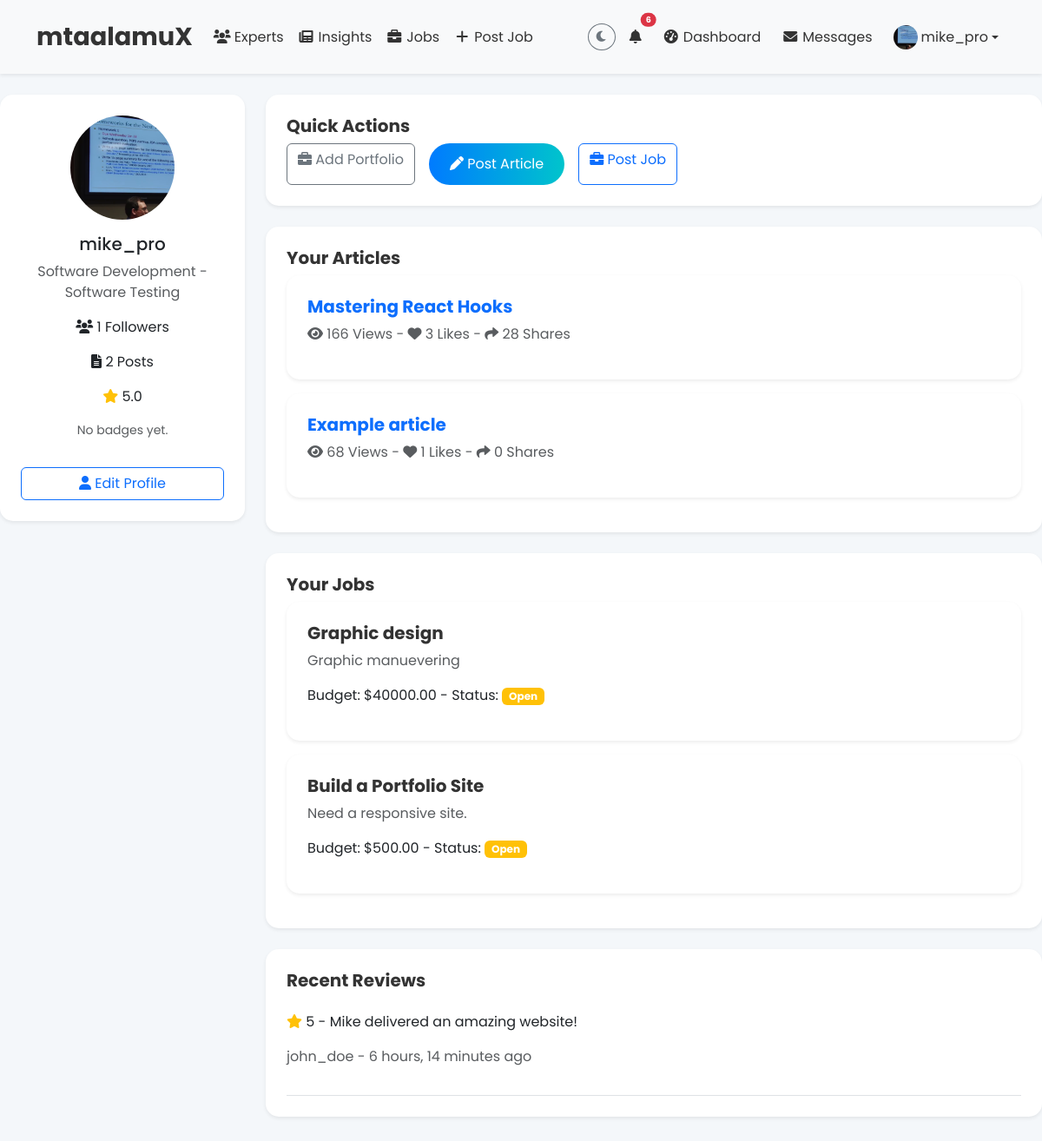
The page /accounts/dashboard/ (signed in) on the database as committed earlier.
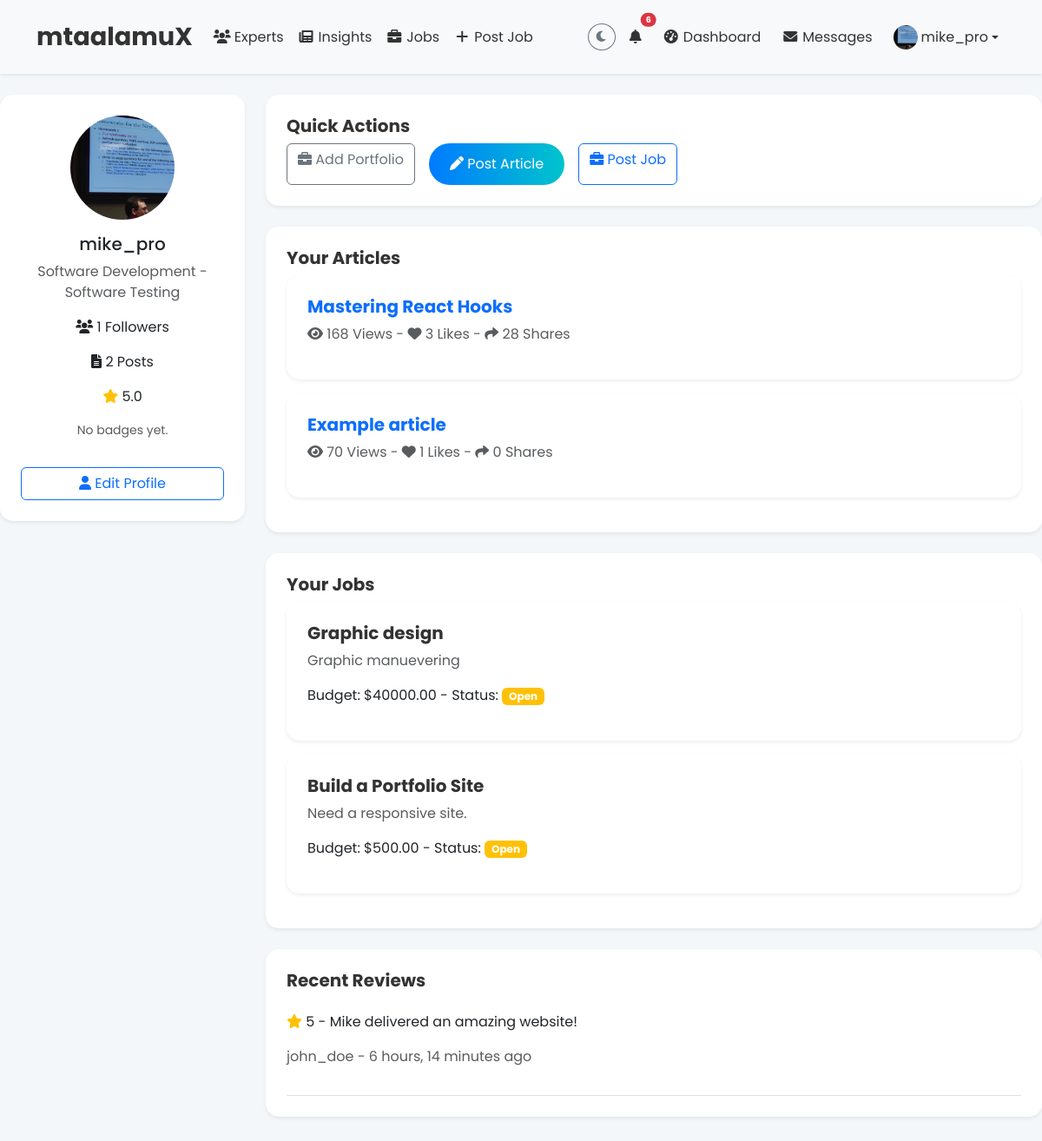
The same page on the database as committed later.
### core/models.py (models this page shows, shortened)
class Article(models.Model):
    author = models.ForeignKey(Professional, on_delete=models.CASCADE, related_name='articles')
    title = models.CharField(max_length=200)
    content = models.TextField()
    image = models.ImageField(upload_to='articles/', blank=True)
    category = models.CharField(max_length=100)
    publish_date = models.DateTimeField(auto_now_add=True)
    is_published = models.BooleanField(default=True)
    views = models.PositiveIntegerField(default=0)
    likes = models.ManyToManyField(User, related_name='liked_articles', blank=True)
    shares = models.PositiveIntegerField(default=0)
    def like_count(self):
        return self.likes.count()

### core/views.py (the view, shortened to what this page needs)
# urls.py: path('dashboard/', views.dashboard, name='dashboard'),
@login_required
def dashboard(request):
    profile, created = UserProfile.objects.get_or_create(user=request.user)
    if profile.is_professional:
        professional = Professional.objects.get(user=request.user)
        articles = professional.articles.all()
        messages = Message.objects.filter(recipient=request.user).order_by('-timestamp')[:5]
        reviews = professional.reviews.all()
        activities = ActivityLog.objects.filter(user=request.user).order_by('-timestamp')[:10]
        jobs = Job.objects.filter(professional=professional).order_by('-created_at')[:5]
        context = {'professional': professional, 'articles': articles, 'messages': messages, 'reviews': reviews, 'activities': activities, 'jobs': jobs}
    return render(request, 'core/dashboard.html', context)

### core/context_processors.py (called while the page is built)
def unread_notifications(request):
    if request.user.is_authenticated:
        unread_count = Notification.objects.filter(user=request.user, is_read=False).count()
    else:
        unread_count = 0
    return {'unread_notifications': unread_count}

def common_context(request):
    context = {
        'unread_notifications': 0,
        'site_theme': 'light'  # Default theme
    }
    if request.user.is_authenticated:
        context['unread_notifications'] = Notification.objects.filter(
            user=request.user, is_read=False
        ).count()
        try:
            profile = request.user.userprofile
            if profile.theme in ['light', 'dark']: # Validate theme value
                 context['site_theme'] = profile.theme
        except UserProfile.DoesNotExist:
            pass # User has no profile yet, use default theme
    return context

### core/models.py (called while the page is built)
    def __str__(self):
        return self.name

    def post_count(self):
        return self.articles.count()

    @property
    def follower_count(self):
        return self.followers.count()

### core/templates/core/dashboard.html (shortened to what the changed rows need)
{% extends 'core/base.html' %}
{% load static %}
{% block content %}
    <div class="row g-4">
        <div class="col-md-9">
            {% if user.userprofile.is_professional %}
                <div class="card shadow-sm mb-4">
                    <div class="card-body">
                        {% for article in articles %}
                            <div class="card mb-3 shadow-sm">
                                <div class="card-body">
                                    <h5 class="card-title"><a href="{% url 'core:article_detail' article.id %}" class="text-decoration-none">{{ article.title }}</a></h5>
                                    <p class="text-muted">
                                        <i class="fas fa-eye"></i> {{ article.views }} Views -
                                        <i class="fas fa-heart"></i> {{ article.like_count }} Likes -
                                        <i class="fas fa-share"></i> {{ article.shares }} Shares
                                    </p>
                                </div>
                            </div>
                        {% empty %}
                            <p class="text-muted">No articles yet. <a href="{% url 'core:post_article' %}">Post your first article!</a></p>
                        {% endfor %}
                    </div>
                </div>
            {% endif %}
        </div>
    </div>
{% endblock %}

Rows that differ between the two databases and show on the page:
changed Article "Mastering React Hooks": views "166" → "168"
changed Article "Example article": views "68" → "70"
